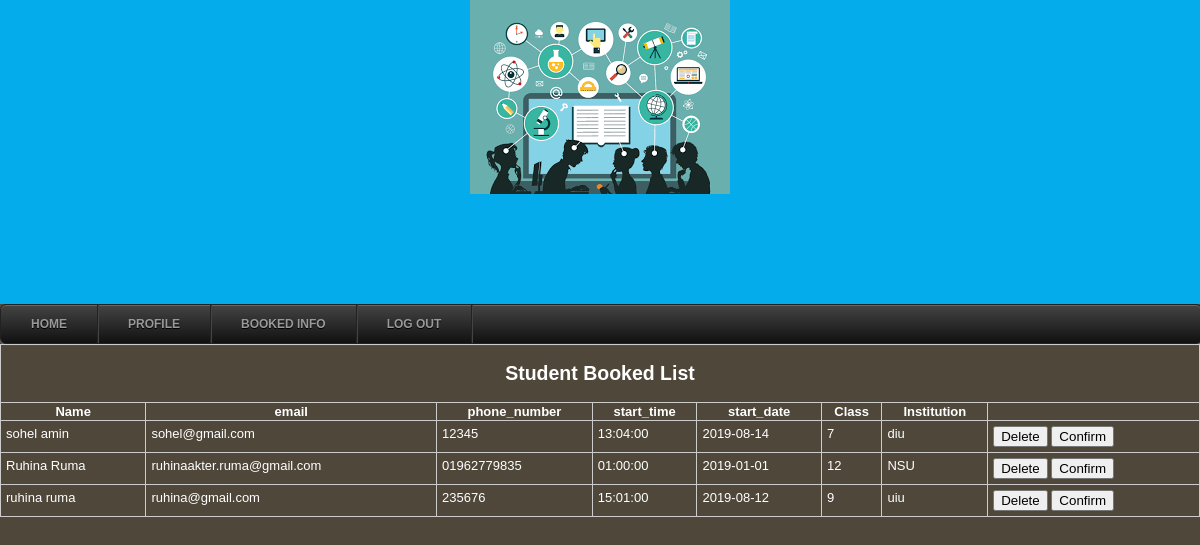
Screenshot of /bookedinfo.php (signed in) with the database file from the repository.
### tables this page shows
CREATE TABLE `booking` (
  `booking_id` int(11) NOT NULL,
  `Institution` varchar(20) DEFAULT NULL,
  `Class` varchar(10) DEFAULT NULL,
  `start_time` time DEFAULT NULL,
  `start_date` date DEFAULT NULL,
  `comments` varchar(50) DEFAULT NULL,
  `student_id` int(11) DEFAULT NULL,
  `teacher_id` int(11) DEFAULT NULL,
  `confirm` int(11) DEFAULT NULL
);

CREATE TABLE `student` (
  `student_id` int(50) NOT NULL,
  `first_name` varchar(50) NOT NULL,
  `last_name` varchar(50) NOT NULL,
  `email` varchar(50) NOT NULL,
  `phone_number` varchar(50) NOT NULL,
  `password` varchar(50) NOT NULL
);

### bookedinfo.php (the view, shortened to what this page needs)
<?php
$teacher_id=$_SESSION['teacher_id'];
include("studenthome.php");
try{
                $conn=new PDO("mysql:host=localhost;dbname=online_teaching_system;",'root','');
                $conn->setAttribute(PDO::ATTR_ERRMODE, PDO::ERRMODE_EXCEPTION);
            }
            catch(PDOException $e){
                echo "<script>console.log('connection error')</script>";
            }
?>
<!DOCTYPE html>
<html>
<head>
</head>
<body>
<table align ="center" border="1px">
	<tr>
		<th colspan="11"><h2>Student Booked List</h2></th>
	</tr>
	<t>
		<th>Name</th>
		<th>email</th>
        <th>phone_number</th>
        <th>start_time</th>
        <th>start_date</th>
        <th>Class</th>
        <th>Institution</th>
	</t>
	<?php
    try{
    $sql = "SELECT student.first_name,student.last_name, student.email, student.phone_number, booking.start_time,booking.start_date,booking.Class,booking.Institution,booking.booking_id from student join booking join teacher where student.student_id=booking.student_id AND booking.teacher_id=teacher.teacher_id AND teacher.teacher_id='$teacher_id'";
    $result = $conn-> query($sql);
    $table=$result->fetchAll();
	foreach($table as $row){
    ?>
		<tr>
		  <td><?php echo $row[0]; ?> <?php echo $row[1]; ?></td>
		  <td><?php echo $row[2]; ?></td>
		  <td><?php echo $row[3]; ?></td>
          <td><?php echo $row[4]; ?></td>
          <td><?php echo $row[5]; ?></td>
          <td><?php echo $row[6]; ?></td>
          <td><?php echo $row[7]; ?></td>
            <td><input type="submit" name="Delete" id="btn1" value="Delete" onclick="booking(<?php echo $row[8]; ?>)">   <input type="submit" name="Confirm" id="btn2" Value="Confirm" onclick="confirm(<?php echo $row[8];?>)"></td>
		</tr>
	<?php
    }
    }
    catch(PDOException $e){
        echo "<script>console.log('query error')</script>";
    }
	?>
</table>
</body>
</html>

### layout/styles/layout.css (style rules this page uses)
html { overflow-y:scroll; }
body { margin:0; padding:0; font-size:13px; font-family:verdana, Arial, Helvetica, sans-serif; color:#FFFFFF; background-color:#4F473A; }

### layout/styles/tables.css (style rules this page uses)
table { width:100%; border-collapse:collapse; table-layout:auto; vertical-align:top; margin-bottom:15px; border:1px solid #CCCCCC; }
table tbody td { vertical-align:top; border-collapse:collapse; border-left:1px solid #CCCCCC; border-right:1px solid #CCCCCC; }
table thead th, table tbody td { padding:5px; border-collapse:collapse; }

### rows the page displays
booking: student.first_name "sohel", student.last_name "amin", student.email "sohel@gmail.com", student.phone_number "12345", start_time "13:04:00", start_date "2019-08-14", Class "7", Institution "diu"
booking: student.first_name "Ruhina", student.last_name "Ruma", student.email "ruhinaakter.ruma@gmail.com", student.phone_number "01962779835", start_time "01:00:00", start_date "2019-01-01", Class "12", Institution "NSU"
booking: student.first_name "ruhina", student.last_name "ruma", student.email "ruhina@gmail.com", student.phone_number "235676", start_time "15:01:00", start_date "2019-08-12", Class "9", Institution "uiu"
